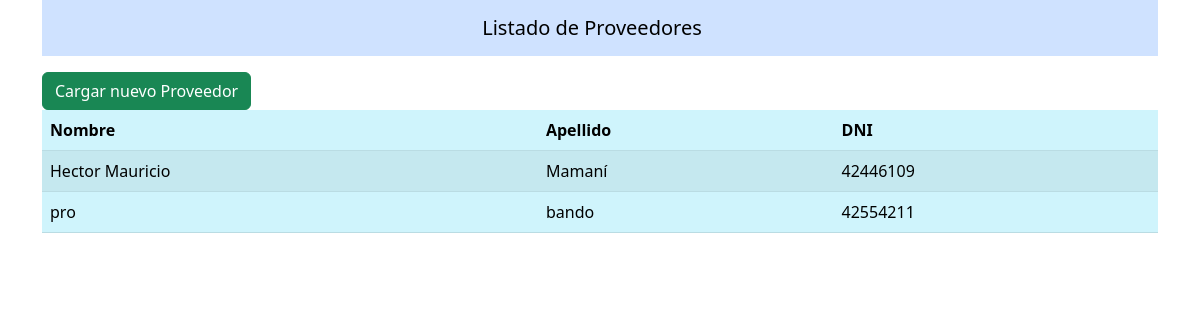
Page /compras/proveedores/listado/ on the earlier database version.
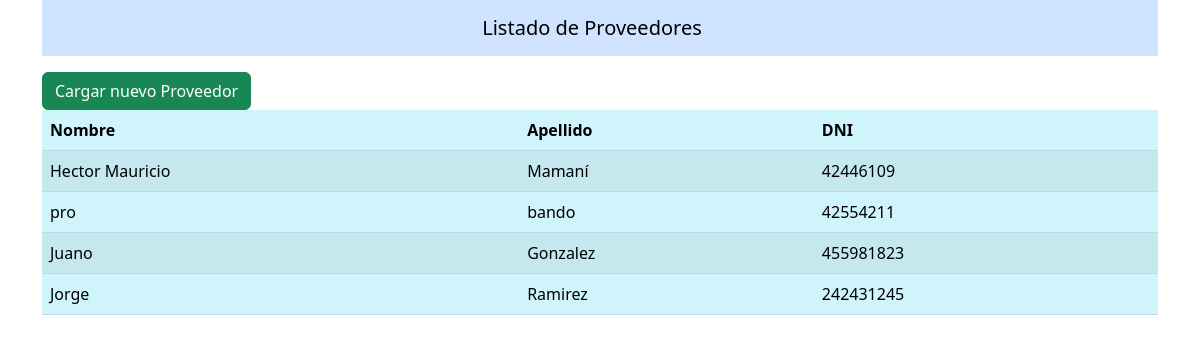
Same page on the later database version.
### compra/models.py (models this page shows, shortened)
class Proveedor(models.Model):
    nombre = models.CharField(max_length=50,default="");
    apellido = models.CharField(max_length=50,default="");
    dni = models.IntegerField(default=0);

### compra/views.py (the view)
# urls.py: path('proveedores/listado/', views.ProveedorListView.as_view(), name="mostrar_proveedores"),
class ProveedorListView(ListView):
    model = Proveedor
    template_name = 'compra/mostrar_proveedores.html'
    context_object_name = 'proveedores'

### compra/templates/compra/mostrar_proveedores.html (shortened to what this page needs)
{% extends "compra/base_mostrar.html" %}
{% block titulo_header %}Listado de Proveedores{% endblock %}
{%block redireccion %}
    <a href="{% url 'compra:crear_proveedor'%}" class="btn btn-success mt-3">Cargar nuevo Proveedor</a>
{% endblock %}
{% block encabezado_tabla %}
    <tr>
        <th>Nombre</th>
        <th>Apellido</th>
        <th>DNI</th>
    </tr>
{% endblock %}
{% block cuerpo_tabla %}
    {% for proveedor in proveedores %}
        <tr>
            <td>{{proveedor.nombre}}</td>
            <td>{{proveedor.apellido}}</td>
            <td>{{proveedor.dni}}</td>
        </tr>
    {% endfor %}
{% endblock %}

### compra/templates/compra/base_mostrar.html (shortened to what this page needs)
<!DOCTYPE html>
<html lang="en">
<head>
    <link href="https://cdn.jsdelivr.net/npm/bootstrap@5.3.0-alpha3/dist/css/bootstrap.min.css" rel="stylesheet"
>
</head>
<body>
    <div class="container">
        <nav class="navbar bg-primary-subtle">
            <div class="container-fluid justify-content-center navbar-brand">
                {% block titulo_header %}{% endblock %}
            </div>
        </nav>
        {% block redireccion %}{% endblock %}
        <table class="table table-info table-striped table-hover ">
            <thead>
                {%block encabezado_tabla %}{% endblock %}
            </thead>
            <tbody>
                {%block cuerpo_tabla %}{% endblock %}
            </tbody>
        </table>
    </div>
</body>
</html>

Differences in the rows shown:
added Proveedor: nombre "Juano", apellido "Gonzalez", dni "455981823"
added Proveedor: nombre "Jorge", apellido "Ramirez", dni "242431245"
